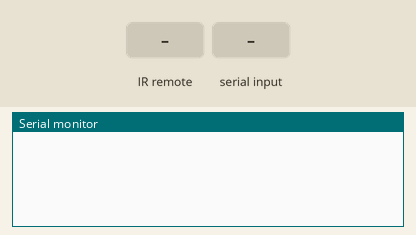
Bench run of a sketch on a simulated Arduino Uno, built with avr-gcc and run on an emulated ATmega328P. Parts: the last lines printed to the serial monitor. The inputs (shaded band) are chosen by the test bench.

Above: at 1.2 s.
1.3 s: infrared code 0x3FA025D3 received
At 1.6 s:
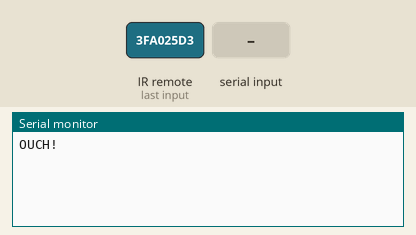
2.8 s: "1" received over Serial
At 4.0 s:
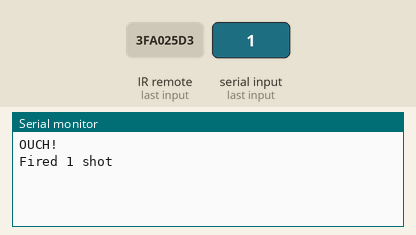
4.3 s: "2" received over Serial
At 5.1 s:
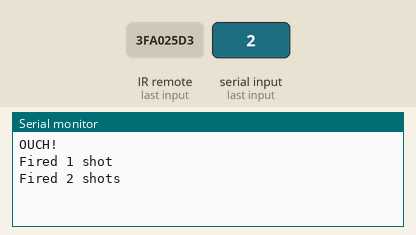

Measured:
- after the input at 1.3 s, the serial monitor: prints a new line at once (image 1)
- after the input at 2.8 s, the serial monitor: prints a new line at once (image 2)
- after the input at 4.3 s, the serial monitor: prints a new line at once (image 3)

The sketch:

PhoenixLTX.ino
```cpp
#include "LazerTag.h"

LazerTag gun;

int RECV_PIN = 11;
IRrecv irrecv(RECV_PIN);
decode_results results;

void setup() {
  Serial.begin(9600);
  irrecv.enableIRIn(); // start listening for input
}

void loop() {
  char c = Serial.read();
  if (c != -1){
    switch (c) {
      case 49: gun.fire(1); Serial.println("Fired 1 shot"); break;
      case 50: gun.fire(2); Serial.println("Fired 2 shots"); break;
      case 51: gun.fire(3); Serial.println("Fired 3 shots"); break;
      case 52: gun.fire(4); Serial.println("Fired 4 shots"); break;
      default: break;
    }
    irrecv.enableIRIn(); // keep listening for input
  }
  else {
    if (irrecv.decode(&results)) {
//      Serial.println(results.value, HEX);
      if (results.value == 0x3FA025D3) {
        Serial.println("OUCH!");
      }
      irrecv.resume(); // Receive the next value
    }
  }
}
```

LazerTag.cpp
```cpp
#include "LazerTag.h"

LazerTag::LazerTag() {
    _setProtocol();
    setAmmo(10);  // default
    setSpeed(36); // default 36khz
}

LazerTag::LazerTag(int ammo) {
    _setProtocol();
    setAmmo(ammo); // default 10
    setSpeed(36);  // default 36khz
}

void LazerTag::_setProtocol() {
    _protocol.header_mark = 3000;
    _protocol.header_space = 6000;
    _protocol.one = 2000;
    _protocol.zero = 1000;
    _protocol.space = 2000;
}

bool LazerTag::empty() {
    if (_ammo > 0) return false;
    return true;
}


void LazerTag::fire(int damage) {
    // do `damage` amount of damage (1-4)
    if (!empty()) {
        send(damage-1, 7);
        // _ammo -= damage;  // disabled ammo for now (reload not built in yet)
    }
    else {
        Serial.println("EMPTY!");
    }
}

void LazerTag::send(unsigned long data, int nbits) {
    preamble();

    for (int i = 0; i < nbits; i++) {
        _send.space(_protocol.space);
        bool d = data & (1 << (nbits-1));
        if (d) _send.mark(_protocol.one);
        else _send.mark(_protocol.zero);
        data = data << 1;
    }

    _send.space(_protocol.space);
}

void LazerTag::preamble() {
    _send.enableIROut(_speed);
    _send.mark(_protocol.header_mark);
    _send.space(_protocol.header_space);
    _send.mark(_protocol.header_mark);
}
```

LazerTag.h
```cpp
#ifndef _LazerTag_h
#define _LazerTag_h

#include "Arduino.h"
#include "IRremote.h"

typedef struct Protocol {
    int header_mark;
    int header_space;
    int one;
    int zero;
    int space;
} Protocol;

class LazerTag {
public:
    LazerTag();
    LazerTag(int ammo);
    void setAmmo(int ammo) { _ammo = ammo; };
    void setSpeed(int khz) { _speed = khz; };
    bool empty();
    void fire(int damage);
    // void receivePin(int pin);
private:
    Protocol _protocol;
    IRsend _send;
    int _speed;
    int _ammo;
    void _setProtocol();
    void send(unsigned long data, int nbits);
    void preamble();
};


#endif
```
